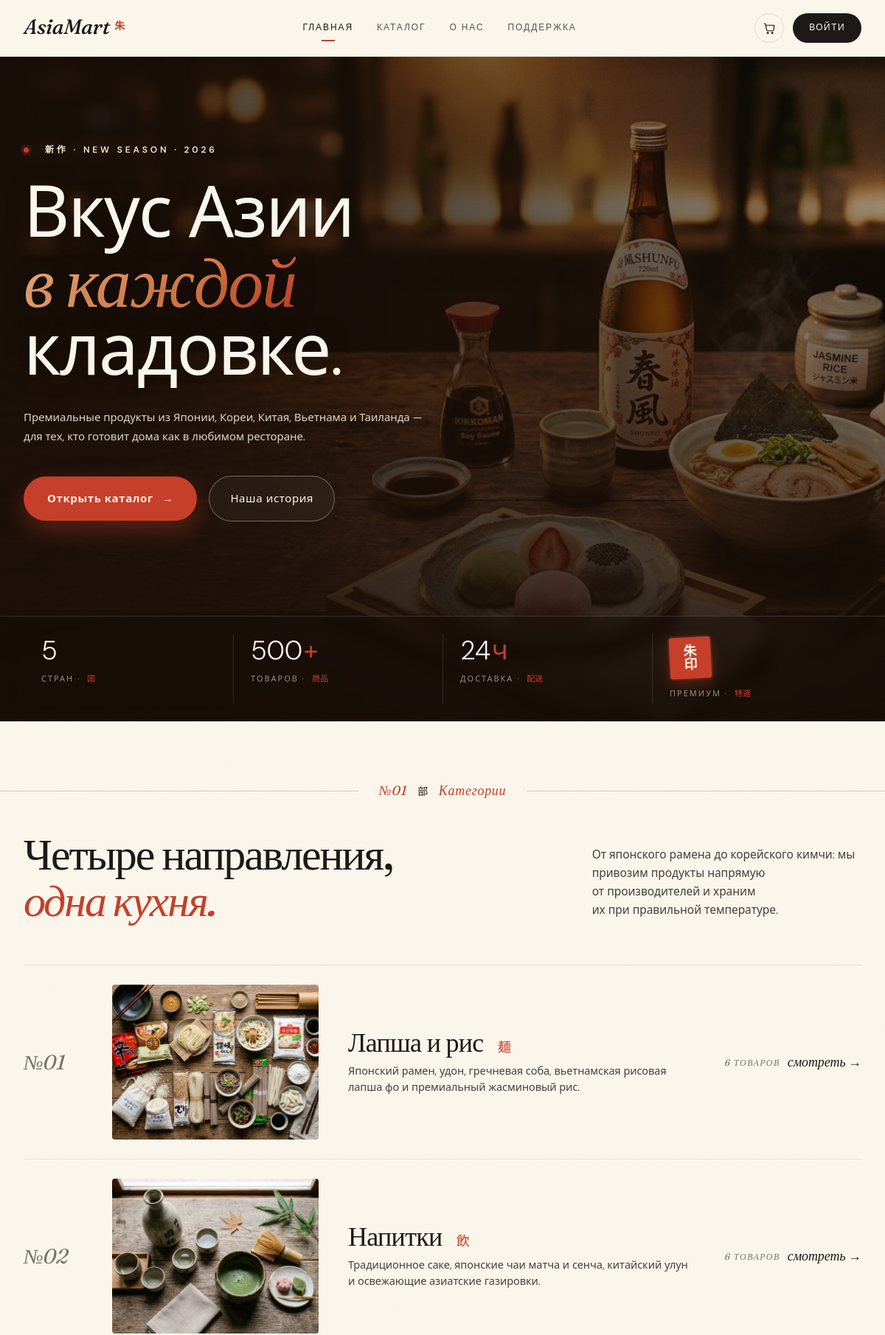
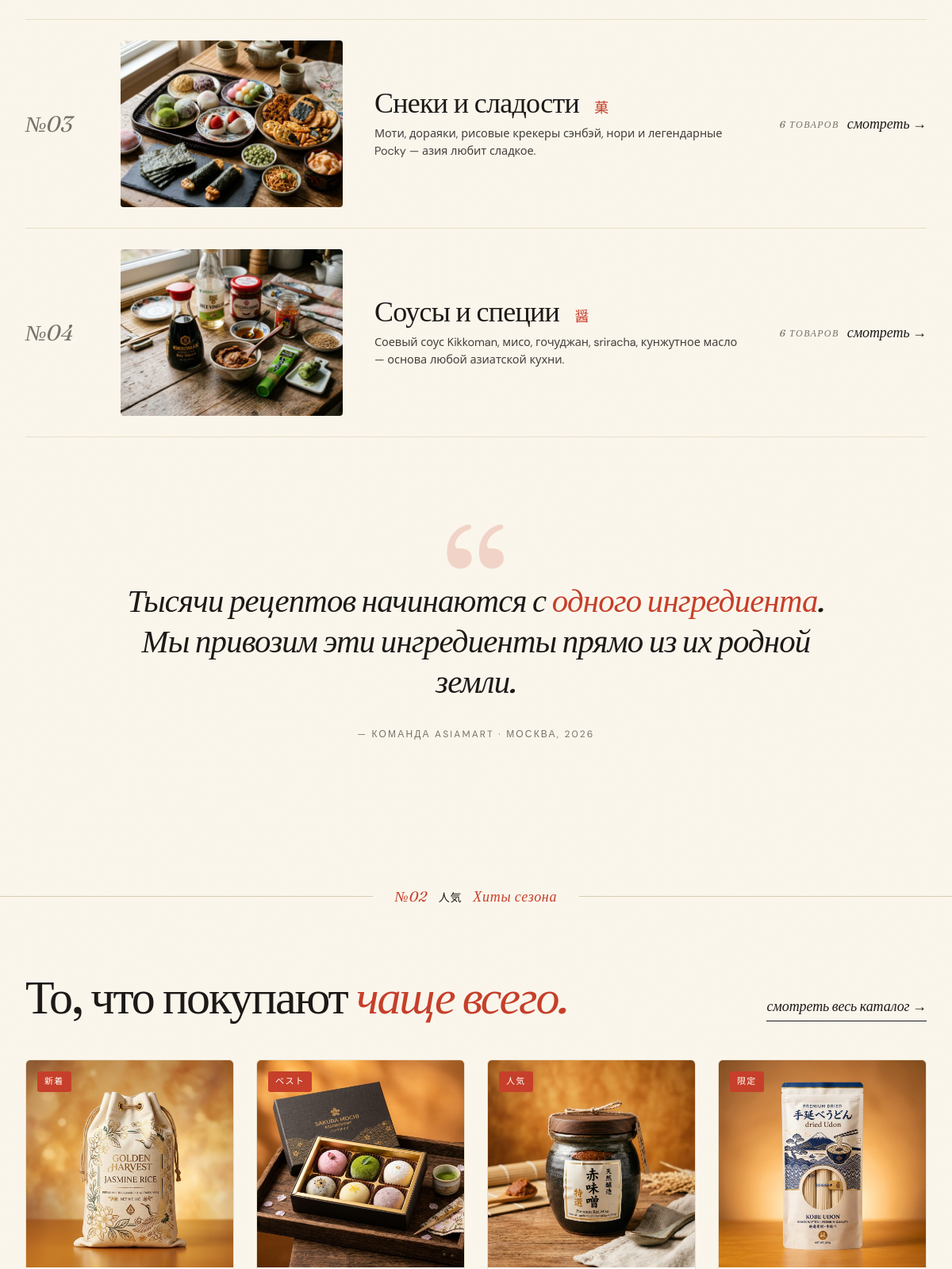
The page / (upper part) on the database its author committed (2 pictures, top to bottom).
### tables this page shows
CREATE TABLE `categories` (
  `id` int(10) unsigned NOT NULL AUTO_INCREMENT,
  `slug` varchar(64) NOT NULL,
  `name` varchar(120) NOT NULL,
  `description` text DEFAULT NULL,
  `image` varchar(255) DEFAULT NULL,
  `sort_order` int(11) NOT NULL DEFAULT 0,
  PRIMARY KEY (`id`),
  UNIQUE KEY `uniq_slug` (`slug`)
);

CREATE TABLE `products` (
  `id` int(10) unsigned NOT NULL AUTO_INCREMENT,
  `category_id` int(10) unsigned NOT NULL,
  `name` varchar(200) NOT NULL,
  `slug` varchar(200) NOT NULL,
  `short_desc` varchar(500) DEFAULT NULL,
  `description` text DEFAULT NULL,
  `price` decimal(10,2) NOT NULL DEFAULT 0.00,
  `old_price` decimal(10,2) DEFAULT NULL,
  `stock` int(11) NOT NULL DEFAULT 0,
  `country` varchar(60) DEFAULT NULL,
  `brand` varchar(80) DEFAULT NULL,
  `weight` varchar(60) DEFAULT NULL,
  `image` varchar(255) DEFAULT NULL,
  `is_featured` tinyint(1) NOT NULL DEFAULT 0,
  `rating` decimal(2,1) NOT NULL DEFAULT 5.0,
  `reviews_count` int(10) unsigned NOT NULL DEFAULT 0,
  `is_active` tinyint(1) NOT NULL DEFAULT 1,
  `created_at` datetime NOT NULL DEFAULT current_timestamp(),
  PRIMARY KEY (`id`),
  UNIQUE KEY `uniq_slug` (`slug`),
  KEY `idx_category` (`category_id`),
  KEY `idx_active` (`is_active`),
  CONSTRAINT `fk_products_category` FOREIGN KEY (`category_id`) REFERENCES `categories` (`id`) ON UPDATE CASCADE
);

### includes/helpers.php (called while the page is built, shortened)
<?php
function e(?string $s): string {
    return htmlspecialchars((string)$s, ENT_QUOTES | ENT_SUBSTITUTE, 'UTF-8');
}

### public/index.php (the view, shortened to what this page needs)
<?php
require_once __DIR__ . '/../includes/helpers.php';
$pdo = db();
$cats = $pdo->query("
    SELECT c.*, (SELECT COUNT(*) FROM products p WHERE p.category_id = c.id AND p.is_active = 1) AS cnt
    FROM categories c ORDER BY c.sort_order, c.id
")->fetchAll();
$cat_jp = [
    'noodles' => '麺',
    'drinks'  => '飲',
    'snacks'  => '菓',
    'sauces'  => '醤',
];
$hits = $pdo->query("
    SELECT p.*, c.slug AS cat_slug, c.name AS cat_name
    FROM products p
    JOIN categories c ON c.id = p.category_id
    WHERE p.is_active = 1
    ORDER BY p.is_featured DESC, p.rating DESC
    LIMIT 4
")->fetchAll();
require __DIR__ . '/../includes/header.php';
?>
<section class="hero" data-bg="/assets/img/banners/hero_main.jpg">
  <div class="hero-overlay" aria-hidden="true"></div>
  <div class="container hero-inner">
    <div class="hero-text">
      <div class="eyebrow eyebrow-light">
        <span class="eyebrow-dot"></span>
        <span>新作 · NEW SEASON · 2026</span>
      </div>
      <h1 class="hero-title">
        Вкус Азии<br>
        <em>в каждой</em><br>
        кладовке.
      </h1>
      <p class="hero-lead">
        Премиальные продукты из Японии, Кореи, Китая, Вьетнама и Таиланда —
        для тех, кто готовит дома как в любимом ресторане.
      </p>
      <div class="hero-cta">
        <a href="/katalog.php" class="btn-primary">
          <span>Открыть каталог</span>
          <span class="btn-arrow" aria-hidden="true">→</span>
        </a>
        <a href="/about.php" class="btn-ghost btn-ghost-light">Наша история</a>
      </div>
    </div>
  </div>
  <div class="hero-stats-strip">
    <div class="container hero-stats-grid">
      <div class="stat">
        <span class="stat-num">5</span>
        <span class="stat-lbl">стран · <span class="jp">国</span></span>
      </div>
      <div class="stat">
        <span class="stat-num">500<span class="plus">+</span></span>
        <span class="stat-lbl">товаров · <span class="jp">商品</span></span>
      </div>
      <div class="stat">
        <span class="stat-num">24<span class="plus">ч</span></span>
        <span class="stat-lbl">доставка · <span class="jp">配送</span></span>
      </div>
      <div class="stat hero-hanko-stat">
        <span class="hanko-mark">朱<br>印</span>
        <span class="stat-lbl">премиум · <span class="jp">特選</span></span>
      </div>
    </div>
  </div>
</section>
<div class="section-divider">
  <span class="line"></span>
  <span class="num">№01 <span class="jp">部</span> Категории</span>
  <span class="line"></span>
</div>
<section class="categories-strip">
  <div class="container">
    <div class="cat-section-header">
      <h2>
        Четыре направления, <em>одна кухня.</em>
      </h2>
      <div class="meta">
        От японского рамена до корейского кимчи: мы привозим продукты напрямую от&nbsp;производителей и&nbsp;храним их&nbsp;при&nbsp;правильной температуре.
      </div>
    </div>
    <div class="cat-rows">
      <?php foreach ($cats as $i => $c): $num = sprintf('0%d', $i + 1); ?>
        <a href="/katalog.php?cat=<?= e($c['slug']) ?>" class="cat-row">
          <div class="cat-num">№<?= $num ?></div>
          <div class="cat-photo">
            <img src="<?= e($c['image']) ?>" alt="<?= e($c['name']) ?>" decoding="async">
          </div>
          <div class="cat-content">
            <div class="cat-name">
              <?= e($c['name']) ?>
              <?php if (isset($cat_jp[$c['slug']])): ?>
                <span class="jp"><?= $cat_jp[$c['slug']] ?></span>
              <?php endif; ?>
            </div>
            <div class="cat-desc"><?= e($c['description']) ?></div>
          </div>
          <div class="cat-arrow">
            <span class="cat-count"><?= (int)$c['cnt'] ?> товаров</span>
            <span>смотреть →</span>
          </div>
        </a>
      <?php endforeach; ?>
    </div>
  </div>
</section>
<section class="editorial-quote">
  <div class="container">
    <blockquote>
      Тысячи рецептов начинаются с&nbsp;<em>одного ингредиента</em>.<br>
      Мы привозим эти ингредиенты прямо из&nbsp;их&nbsp;родной земли.
    </blockquote>
    <cite>— Команда AsiaMart · Москва, 2026</cite>
  </div>
</section>
<div class="section-divider">
  <span class="line"></span>
  <span class="num">№02 <span class="jp">人気</span> Хиты сезона</span>
  <span class="line"></span>
</div>
<section class="featured-section">
  <div class="container">
    <div class="section-head">
      <h2>То, что покупают <em>чаще всего.</em></h2>
      <a href="/katalog.php" class="view-all">смотреть весь каталог →</a>
    </div>
    <div class="featured-grid">
      <?php foreach ($hits as $idx => $p):
        $stamps = ['新着', 'ベスト', '人気', '限定'];
      ?>
        <article class="pp-card">
          <a href="/product.php?id=<?= (int)$p['id'] ?>" class="pp-img">
            <img src="<?= e($p['image']) ?>" alt="<?= e($p['name']) ?>" decoding="async">
            <span class="pp-stamp"><?= $stamps[$idx % count($stamps)] ?></span>
          </a>
        </article>
      <?php endforeach; ?>
    </div>
  </div>
</section>
<?php require __DIR__ . '/../includes/footer.php'; ?>

### public/assets/css/global.css (style rules this page uses)
:root { --color-primary: #111827; --color-secondary: #6b7280; --color-accent: #f59e0b; --color-background: #f8fafc; --color-foreground: #374151; }
*, *::before, *::after { margin: 0; padding: 0; box-sizing: border-box; }
html { scroll-behavior: smooth; -webkit-text-size-adjust: 100%; text-size-adjust: 100%; }
body { font-family: -apple-system, BlinkMacSystemFont, 'Segoe UI', Roboto, Helvetica, Arial, sans-serif; font-size: 16px; line-height: 1.6; color: var(--color-foreground); background: var(--color-background); text-rendering: optimizeLegibility; }
a { color: inherit; text-decoration: none; }
img { max-width: 100%; height: auto; display: block; }
.container { width: 100%; max-width: 1280px; margin-left: auto; margin-right: auto; padding-left: 1rem; padding-right: 1rem; }
h1, h2, h3, h4, h5, h6 { font-weight: 600; color: #111827; }
p { margin-top: 0.5rem; }
@media (min-width: 768px) { main > section { content-visibility: auto; contain-intrinsic-size: 1px 900px; } }

### public/assets/css/asiamart.css (style rules this page uses)
@media (min-width: 768px) { main > section { content-visibility: visible !important; contain-intrinsic-size: auto !important; } }
.hero-title { font-size: clamp(2rem, 4vw, 3rem); line-height: 1.15; margin-bottom: 1rem; }

### rows shown on the page
categories: num "01", image (picture), name "Лапша и рис", slug "麺", description "Японский рамен, удон, гречневая соба, вьетнамская рисовая лапша фо и премиальный жасминовый рис.", cnt "6"
categories: num "02", image (picture), name "Напитки", slug "飲", description "Традиционное саке, японские чаи матча и сенча, китайский улун и освежающие азиатские газировки.", cnt "6"
categories: num "03", image (picture), name "Снеки и сладости", slug "菓", description "Моти, дораяки, рисовые крекеры сэнбэй, нори и легендарные Pocky — азия любит сладкое.", cnt "6"
categories: num "04", image (picture), name "Соусы и специи", slug "醤", description "Соевый соус Kikkoman, мисо, гочуджан, sriracha, кунжутное масло — основа любой азиатской кухни.", cnt "6"
products: image (picture), stamps "新着"
products: image (picture), stamps "ベスト"
products: image (picture), stamps "人気"
products: image (picture), stamps "限定"
